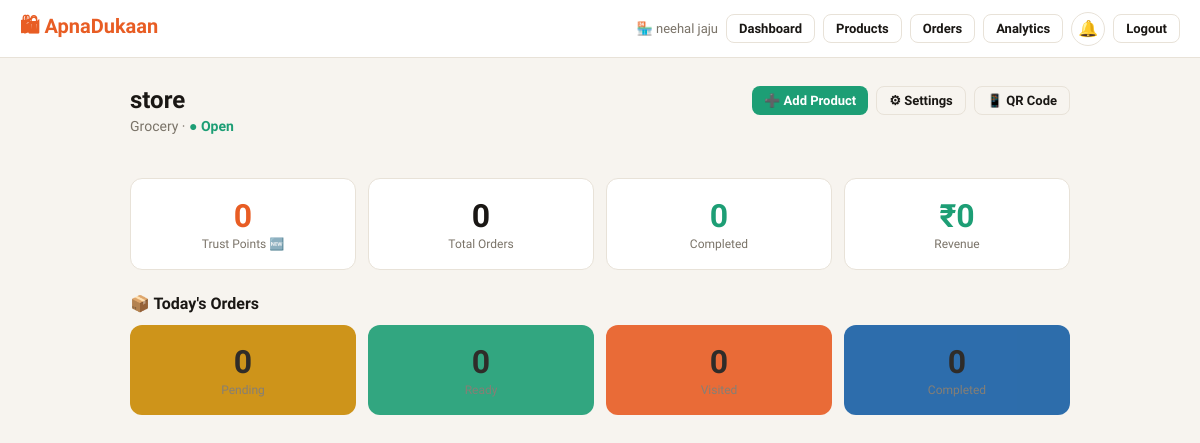
Page /owner/dashboard (signed in) on the committed database.
### tables this page shows
CREATE TABLE stores(store_id TEXT PRIMARY KEY,owner_id TEXT NOT NULL,
  name TEXT NOT NULL,owner_name TEXT NOT NULL,address TEXT NOT NULL DEFAULT'',
  category TEXT NOT NULL DEFAULT'General',qr_code TEXT NOT NULL,
  points INTEGER NOT NULL DEFAULT 0,is_open INTEGER NOT NULL DEFAULT 1,
  is_approved INTEGER NOT NULL DEFAULT 1,
  description TEXT NOT NULL DEFAULT'',
  image_b64 TEXT,image_mime TEXT NOT NULL DEFAULT'image/jpeg',
  created_at TEXT NOT NULL DEFAULT(datetime('now')), latitude REAL, longitude REAL,
  FOREIGN KEY(owner_id) REFERENCES owners(owner_id));

CREATE TABLE store_analytics(store_id TEXT PRIMARY KEY,
  total_orders INTEGER NOT NULL DEFAULT 0,completed_orders INTEGER NOT NULL DEFAULT 0,
  total_visits INTEGER NOT NULL DEFAULT 0,no_shows INTEGER NOT NULL DEFAULT 0,
  repeat_customers INTEGER NOT NULL DEFAULT 0,total_revenue REAL NOT NULL DEFAULT 0,
  peak_slots TEXT NOT NULL DEFAULT'{}',last_updated TEXT NOT NULL DEFAULT(datetime('now')),
  FOREIGN KEY(store_id) REFERENCES stores(store_id));

### app.py (the view)
    @app.route("/owner/dashboard")
    @owner_required
    def owner_dashboard():
        sid=session["store_id"]; conn=get_db()
        store=conn.execute("SELECT * FROM stores WHERE store_id=?",(sid,)).fetchone()
        analytics=conn.execute("SELECT * FROM store_analytics WHERE store_id=?",(sid,)).fetchone()
        pending=conn.execute("""SELECT o.*,ts.label AS slot_label
            FROM orders o JOIN time_slots ts ON o.slot_id=ts.slot_id
            WHERE o.store_id=? AND o.status IN('placed','preparing')
            ORDER BY o.pickup_date, ts.start_time""", (sid,)).fetchall()
        today_orders=conn.execute("""SELECT o.*,ts.label AS slot_label
            FROM orders o JOIN time_slots ts ON o.slot_id=ts.slot_id
            WHERE o.store_id=? AND o.pickup_date=date('now')
            ORDER BY ts.start_time""", (sid,)).fetchall()
        ready=[o for o in today_orders if o["status"]=="ready"]
        visited=[o for o in today_orders if o["status"]=="visited"]
        completed=[o for o in today_orders if o["status"]=="completed"]
        pts=get_points(sid); tier,icon=get_tier(pts)
        peak_slots=json.loads(analytics["peak_slots"]) if analytics and analytics["peak_slots"] else {}
        avg_r,r_cnt=get_avg_rating("store",sid)
        return render_template("owner_dashboard.html",store=store,analytics=analytics,
                               pending=pending,ready=ready,visited=visited,completed=completed,
                               store_points=pts,tier=tier,icon=icon,peak_slots=peak_slots,
                               avg_rating=avg_r,rating_count=r_cnt)

### app.py (called while the page is built)
def _register_db_hooks(app):
    @app.teardown_appcontext
    def close_db(exc=None):
        db = g.pop("db", None)
        if db: db.close()

def get_db():
    if "db" not in g:
        from flask import current_app
        g.db = sqlite3.connect(current_app.config["DB_PATH"], timeout=30, check_same_thread=False)
        g.db.row_factory = sqlite3.Row
        for pragma in ("PRAGMA journal_mode=WAL","PRAGMA busy_timeout=30000",
                       "PRAGMA synchronous=NORMAL","PRAGMA foreign_keys=ON"):
            g.db.execute(pragma)
    return g.db

def get_unread_count(recipient_type, recipient_id):
    try:
        r = get_db().execute(
            "SELECT COUNT(*) FROM notifications WHERE recipient_type=? AND recipient_id=? AND is_read=0",
            (recipient_type, recipient_id)).fetchone()
        return r[0] if r else 0
    except Exception:
        return 0

def get_points(eid):
    r = get_db().execute("SELECT total_points FROM points WHERE entity_id=?",(eid,)).fetchone()
    return int(r["total_points"]) if r else 0

def get_tier(pts):
    if pts>=200: return "Star","⭐"
    if pts>=50:  return "Trusted","✅"
    return "New","🆕"

def get_avg_rating(ttype, tid):
    r=get_db().execute("SELECT AVG(rating) avg,COUNT(*) cnt FROM reviews WHERE target_type=? AND target_id=?",
                       (ttype,tid)).fetchone()
    if not r or not r["avg"]: return None,0
    return round(r["avg"],1), r["cnt"]

def owner_required(f):
    @wraps(f)
    def d(*a,**kw):
        if not session.get("owner_id"):
            flash("Please log in to access your store dashboard.","error")
            return redirect(url_for("owner_login"))
        return f(*a,**kw)
    return d

def _register_security_headers(app):
    @app.after_request
    def add_headers(response):
        h = response.headers
        h["X-Content-Type-Options"]="nosniff"; h["X-Frame-Options"]="SAMEORIGIN"
        h["X-XSS-Protection"]="1; mode=block"; h["Referrer-Policy"]="strict-origin-when-cross-origin"
        h["Permissions-Policy"]="geolocation=(self),microphone=(),camera=()"
        if app.config.get("SESSION_COOKIE_SECURE"):
            h["Strict-Transport-Security"]="max-age=31536000; includeSubDomains"
        if request.path.startswith(("/owner/","/my-","/control-panel/")):
            h["Cache-Control"]="no-store,no-cache,must-revalidate,private"
        return response

### templates/owner_dashboard.html (shortened to what this page needs)
{% extends "base.html" %}
{% block content %}
<div style="display:flex;align-items:flex-start;justify-content:space-between;flex-wrap:wrap;gap:12px;margin-bottom:20px;">
  <div>
    <h1 class="page-title">{{ store.name }}</h1>
    <p class="page-subtitle">
      {{ store.category }} ·
      {% if store.is_open %}<span style="color:var(--green);font-weight:600;">● Open</span>
      {% else %}<span style="color:var(--red);font-weight:600;">○ Closed</span>{% endif %}
    </p>
  </div>
  <div style="display:flex;gap:8px;flex-wrap:wrap;">
    <a href="/owner/product/add" class="btn btn-success btn-sm">➕ Add Product</a>
    <a href="/owner/store/settings" class="btn btn-outline btn-sm">⚙ Settings</a>
    <a href="/owner/qr" class="btn btn-outline btn-sm">📱 QR Code</a>
  </div>
</div>
<div class="grid4" style="margin-bottom:24px;">
  <div class="stat-card">
    <div class="stat-num" style="color:var(--orange);">{{ store_points }}</div>
    <div class="stat-label">Trust Points {{ icon }}</div>
  </div>
  <div class="stat-card">
    <div class="stat-num">{{ analytics.total_orders if analytics else 0 }}</div>
    <div class="stat-label">Total Orders</div>
  </div>
  <div class="stat-card">
    <div class="stat-num" style="color:var(--green);">{{ analytics.completed_orders if analytics else 0 }}</div>
    <div class="stat-label">Completed</div>
  </div>
  <div class="stat-card">
    <div class="stat-num" style="color:var(--green);">₹{{ "%.0f"|format(analytics.total_revenue if analytics else 0) }}</div>
    <div class="stat-label">Revenue</div>
  </div>
</div>
<h2 style="font-size:16px;font-weight:700;margin-bottom:12px;">📦 Today's Orders</h2>
<div class="grid4" style="margin-bottom:20px;">
  {% for label, lst, color in [('Pending', pending, '--yellow'),('Ready', ready, '--green'),('Visited', visited, '--orange'),('Completed', completed, '--blue')] %}
  <div class="stat-card" style="background:var({{ color }});border:none;opacity:.9;">
    <div class="stat-num">{{ lst|length }}</div>
    <div class="stat-label">{{ label }}</div>
  </div>
  {% endfor %}
</div>
{% endblock %}

### templates/base.html (shortened to what this page needs)
<!DOCTYPE html>
<html lang="en">
<head>
</head>
<body>
<nav class="nav">
  <a href="/" class="nav-brand">🛍 ApnaDukaan</a>
  <div class="nav-actions">
    <div id="nav-menu" class="nav-menu">
      {% if session.customer_name %}
      <span class="nav-user">👤 {{ session.customer_name }}</span>
      <form action="/search_product" method="GET" class="nav-search">
        <input
          type="text"
          name="q"
          placeholder="Search products..."
          class="nav-search-input"
        >
      </form>
      <a href="/my-orders" class="btn btn-outline btn-sm">🛒 My Orders</a>
      <a href="/my-points" class="btn btn-outline btn-sm">⭐ Points</a>
      <a href="/scan" class="btn btn-outline btn-sm">📷 Scan</a>
      {% if cart_count > 0 %}
        <span class="points-pill">🛒 {{ cart_count }} · ₹{{ cart_total }}</span>
      {% endif %}
      <a href="/notifications" class="notif-bell nav-item nav-highlight" title="Notifications">
        🔔<span>Notifications</span>{% if notif_count > 0 %}<span class="notif-dot">{{ notif_count if notif_count < 100 else '99+' }}</span>{% endif %}
      </a>
      <a href="/customer/logout" class="btn btn-outline btn-sm">Logout</a>
    {% elif session.owner_id %}
      <span class="nav-user">🏪 {{ owner_name }}</span>
      <a href="/owner/dashboard" class="btn btn-outline btn-sm">Dashboard</a>
      <a href="/owner/products" class="btn btn-outline btn-sm">Products</a>
      <a href="/owner/orders" class="btn btn-outline btn-sm">Orders</a>
      <a href="/owner/analytics" class="btn btn-outline btn-sm">Analytics</a>
      <a href="/owner/notifications" class="notif-bell" title="Notifications">
        🔔{% if notif_count > 0 %}<span class="notif-dot">{{ notif_count if notif_count < 100 else '99+' }}</span>{% endif %}
      </a>
      <a href="/owner/logout" class="btn btn-outline btn-sm">Logout</a>
    {% endif %}
    </div>
    </div>
</nav>
<div class="container">
  {% block content %}{% endblock %}
</div>
</body>
</html>

### templates/base.html (style rules this page uses)
:root { --bg:#F7F4EF;--card:#fff;--border:#E8E2D8;--text:#1A1714;--muted:#7A7368; --orange:#E85D24;--ol:#FEF0E9;--green:#1D9E75;--gl:#EAF7F1;--blue:#185FA5;--bl:#EBF3FC; --red:#D42B2B;--rl:#FEF0F0;--yellow:#CA8A04;--yl:#FEFCE8;--r:12px; --sh:0 1px 3px rgba(0,0,0,.06),0 4px 12px rgba(0,0,0,.04); }
* { box-sizing:border-box;margin:0;padding:0; }
body { font-family:'Plus Jakarta Sans',sans-serif;background:var(--bg);color:var(--text);min-height:100vh; }
a { color:inherit;text-decoration:none; }
.nav { background:var(--card);border-bottom:1px solid var(--border);padding:0 20px; display:flex;align-items:center;justify-content:space-between;height:58px;position:sticky;top:0;z-index:100; }
.nav-brand { font-size:20px;font-weight:700;color:var(--orange); }
.nav-actions { display:flex;align-items:center;gap:8px;flex-wrap:wrap; }
.nav-user { font-size:13px;color:var(--muted); }
.container { max-width:980px;margin:0 auto;padding:28px 20px; }
.page-title { font-size:24px;font-weight:700;margin-bottom:4px; }
.page-subtitle { font-size:14px;color:var(--muted);margin-bottom:24px; }
.btn { display:inline-flex;align-items:center;gap:6px;padding:9px 18px;border-radius:8px; font-size:14px;font-weight:600;cursor:pointer;border:none;transition:all .15s;font-family:inherit; }
.btn-success { background:var(--green);color:#fff; }
.btn-outline { background:transparent;border:1.5px solid var(--border);color:var(--text); }
.btn-sm { padding:6px 12px;font-size:13px; }
.grid4 { display:grid;grid-template-columns:repeat(4,1fr);gap:12px; }
.stat-card { background:var(--card);border:1px solid var(--border);border-radius:var(--r);padding:18px;text-align:center; }
.stat-num { font-size:32px;font-weight:700; }
.stat-label { font-size:12px;color:var(--muted);margin-top:2px;font-weight:500; }
.notif-bell { position:relative;display:inline-flex;align-items:center;justify-content:center; width:34px;height:34px;border-radius:50%;border:1.5px solid var(--border); background:var(--card);cursor:pointer;font-size:16px;transition:all .15s; }
.nav-menu { display: flex;align-items: center;gap: 8px }

### rows in the picture
stores: owner_name "neehal jaju", name "store", category "Grocery"
store_analytics: total_orders "0", completed_orders "0", total_revenue "0"

### other values in the picture
{{ store_points }} "0"
{{ icon }} "🆕"
{{ lst|length }} "0" "0" "0" "0"
{{ label }} "Pending" "Completed"
